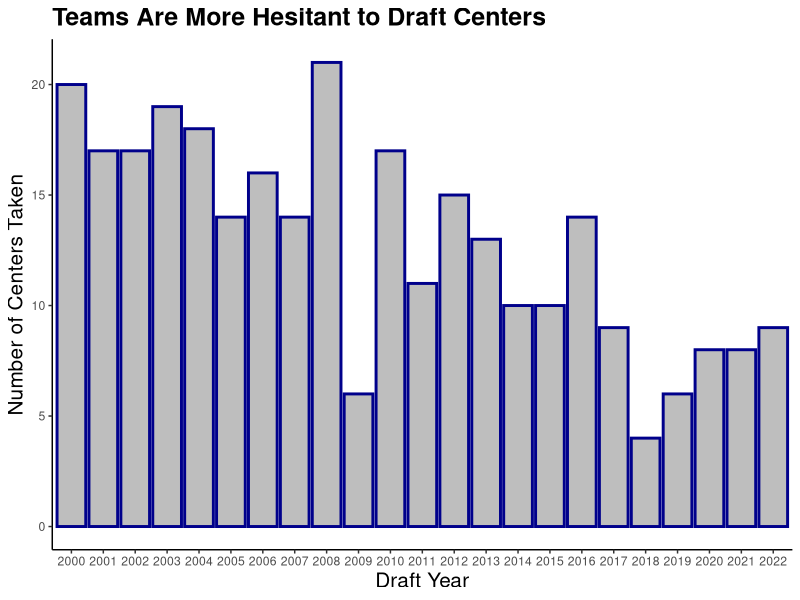
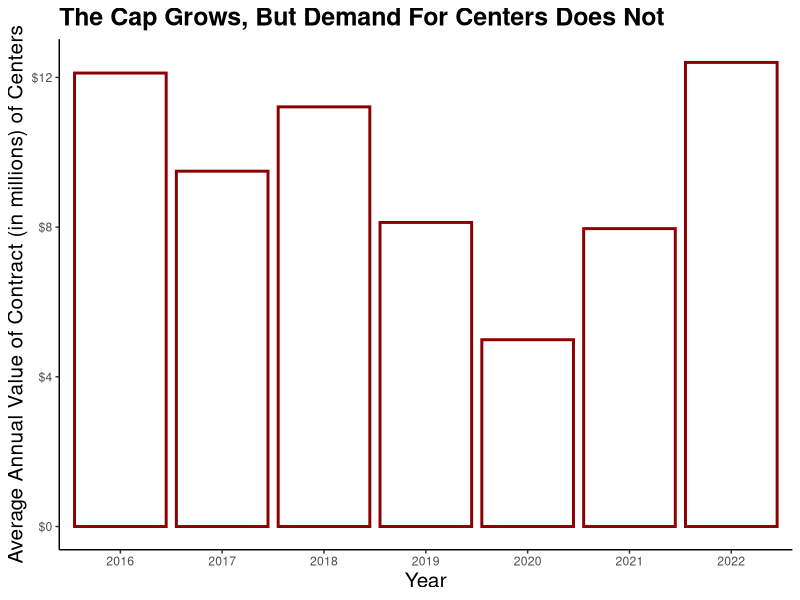

R code for these plots, in order:
# Switch 5 ----- Part 4

# Setup
setup = {
  # Loading libraries
  library(tidyverse)
  library(flextable)
  library(scales)
  library(zoo)
  library(scales)
  
  # Setting working directory
  setwd("~/Documents/Basketball/NBA/Switch5")
  
  # Clean theme for graphs
  theme_clean <- function() {
    theme(panel.grid.major = element_blank(), 
          panel.grid.minor = element_blank(),
          panel.background = element_blank(), 
          axis.line = element_line(colour = "black"),
          plot.title = element_text(size = 18, face = "bold")) 
  }
}

# Data Import
data_import = {
  
  # Importing NBA salary data
  Salary <- read.csv("./Data/nba-salaries.csv")
  
  # Importing Free Agency data
  FA <- read.csv("./Data/FA.csv")
  
  # Importing NBA draft history
  Draft <- read.csv("./Data/Draft.csv")

}

# Salary Analysis
salary_analysis = {
  
  # Salary$position <- trimws(Salary$position)
  # 
  # Salary %>%
  #   mutate(type = ifelse(position == "C", "Center", "Not a Center")) %>%
  #   group_by(season, type) %>%
  #   summarize(tot_salary = sum(salary))
  # 
  # Salary %>%
  #   group_by(season, type) %>%
  #   summarize(avg_salary = median(salary)) %>%
  #   ggplot(aes(x = season, y = avg_salary, fill = type)) +
  #   geom_bar(stat = "identity", position = "dodge") +
  #   xlab("Season") +
  #   ylab("Salary") +
  #   scale_y_continuous(labels = dollar)
  
  FA$Year <- as.factor(FA$Year)
  
  SalaryCap <- data.frame(Year = c(2016:2022), 
                          Figure = c(94143000, 99093000, 101869000, 109140000, 109140000, 112414000, 123655000))
  
  SalaryCap$Year <- as.factor(SalaryCap$Year)
  
  FA %>%
    filter(AAV > 0) %>%
    group_by(Year) %>%
    summarize(AAV = mean(AAV)) %>%
    left_join(., SalaryCap, by = "Year") %>%
    ggplot(aes(x = Year, y = AAV)) +
    geom_col(size = 1, color = "darkred", fill = "white") +
    theme_clean() + 
    xlab("Year") +
    ylab("Average Annual Value of Contract (in millions) of Centers") +
    ggtitle("The Cap Grows, But Demand For Centers Does Not") +
    theme(axis.title =  element_text(size = 15)) +
    scale_y_continuous(labels = dollar)
    #geom_line(aes(x = Year, y = Figure), size = 1.5, color = "blue", group = 1)



  
  
}

# Draft Analysis
draft_analysis = {
  
  plot_data <- Draft %>%
    mutate(Height_Inches = as.numeric((str_extract(Height, ".(?=\\-)")))*12 + as.numeric(str_extract(Height, "(?<=\\-).")),
           Center = ifelse(str_detect(Pos, "C") == TRUE, "Yes", "No"),
           Year = as.factor(Year),
           Height_to_Pick = Height_Inches / Pick)
    
  plot_data %>%
    filter(Center == "Yes") %>%
    group_by(Year) %>%
    summarize(Count = n()) %>%
    ggplot(aes(x = Year, y = Count)) +
    geom_col(size = 1, color = "darkblue", fill = "gray") +
    theme_clean() +
    xlab("Draft Year") +
    ylab("Number of Centers Taken") +
    ggtitle("Teams Are More Hesitant to Draft Centers") +
    theme(axis.title =  element_text(size = 15))

}
